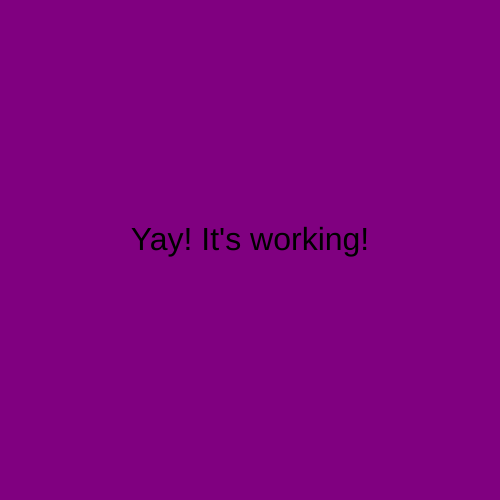
Frame 1 (no input)
Frame 60 (no input): identical to frame 1, image omitted
Frame 120 (the mouse pressed at the canvas centre since frame 60): identical to frame 1, image omitted

The p5.js sketch that drew this single still picture (run headless with seeded random() and noise() and a simulated clock; from frame 60 on, the mouse is pressed at the canvas centre):

// p5.js sketch
// ── sketch.js
function setup() {
  createCanvas(500, 500);
  textAlign(CENTER) ;
}

function draw() {
  background('purple') ;
  fill('black') ;
  textSize(32) ;
  text("Yay! It's working!", 250, 250) ;
}
